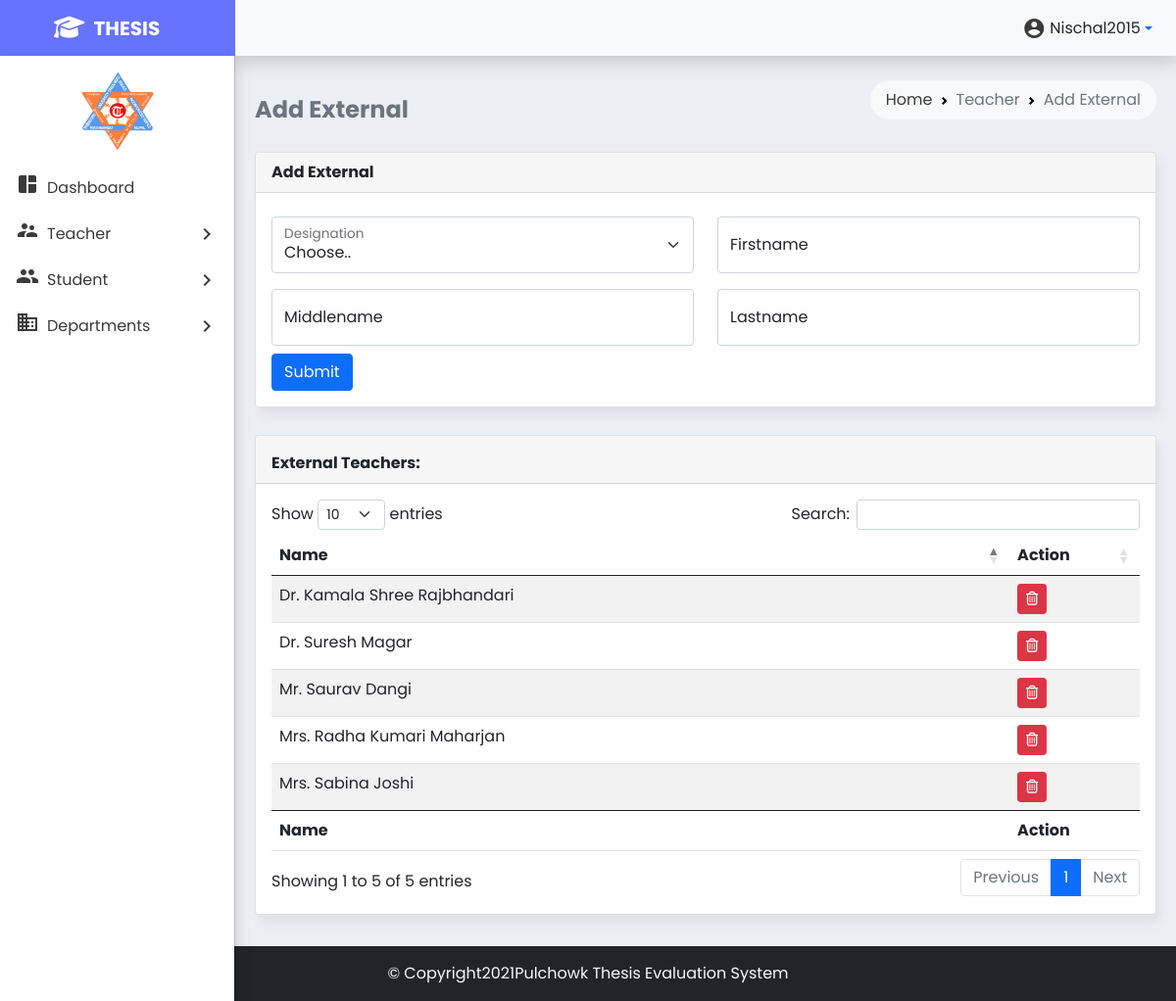
The page /addExternal.php (signed in) on the database as committed earlier.
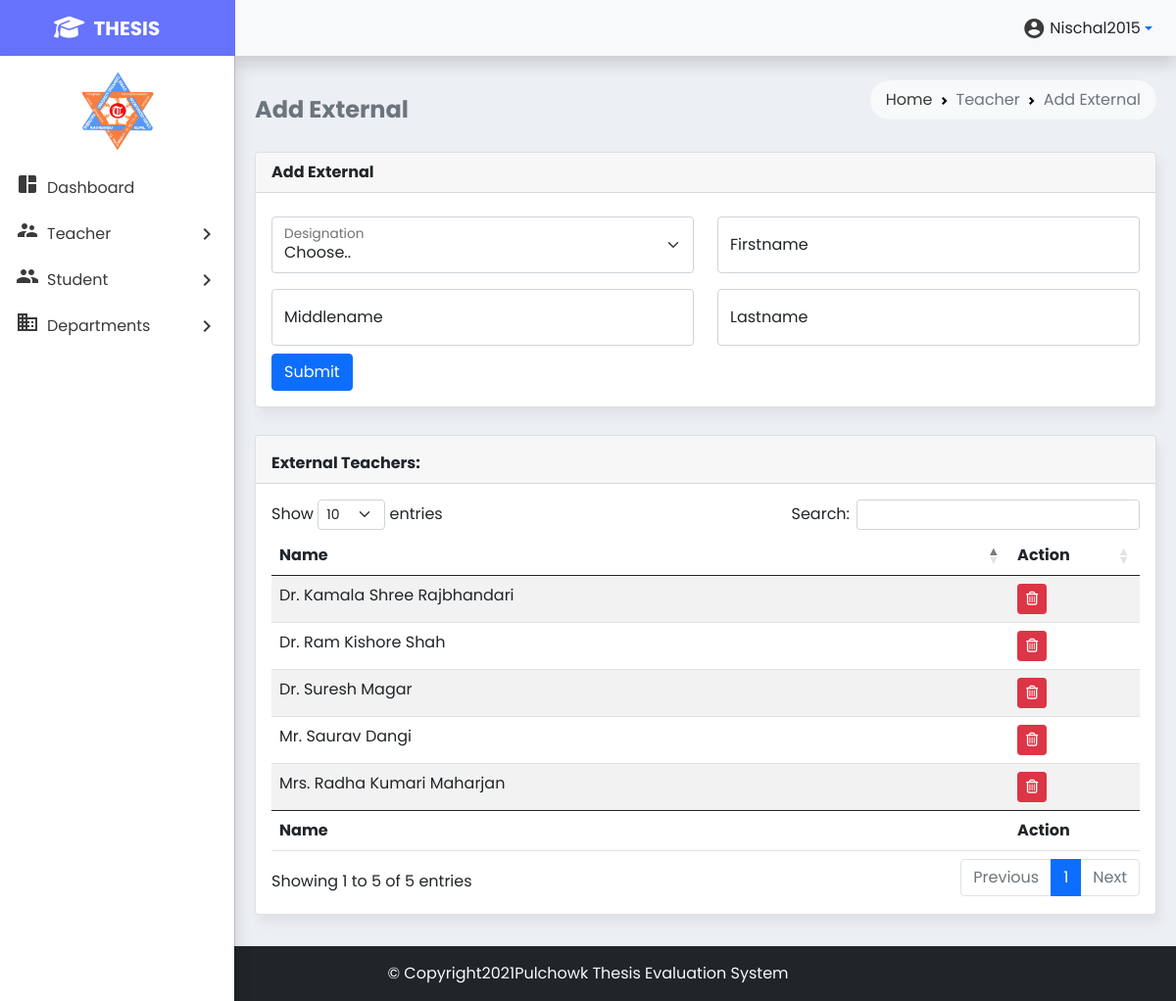
The same page on the database as committed later.
### tables this page shows
CREATE TABLE `ext_teacher` (
  `external_id` int(10) NOT NULL,
  `external_fname` varchar(20) NOT NULL,
  `external_mname` varchar(20) NOT NULL,
  `external_lname` varchar(20) NOT NULL,
  `external_post` varchar(5) NOT NULL
);

### addExternal.php (the view, shortened to what the changed rows need)
<!doctype html>
<html lang="en">
<head>
    <link href="https://cdn.jsdelivr.net/npm/bootstrap@5.0.2/dist/css/bootstrap.min.css" rel="stylesheet"
>
    <link href="https://cdn.datatables.net/1.10.25/css/dataTables.bootstrap5.min.css" rel="stylesheet">
    <link href="styles/style.min.css" rel="stylesheet">
</head>
<body>
        <?php include 'partials/_dbconnect.php'; ?>
    <main class="mt-1 p-2" style="min-height:800px">
        <div class="container-fluid">
            <div class="row">
                <div class="col-md-12">
                    <div class="mt-1 card mb-4">
                        <div class="card-body">
                            <div class="table-responsive">
                                <table class="table table-hover table-striped" id="external-list" style="width:100%">
                                    <colgroup>
                                    </colgroup>
                                    <thead>
                                        <tr>
                                            <th>Name</th>
                                            <th>Action</th>
                                        </tr>
                                    </thead>
                                    <tbody><?php $sql="SELECT * from `ext_teacher`";$result=mysqli_query($conn,$sql);while($row=mysqli_fetch_assoc($result)){echo '
                <tr>
                <td>'.$row['external_post'].' '.$row['external_fname'].' '.$row['external_mname'].' '.$row['external_lname'].'</td>
                <td>
                <button type="button" class="delete btn btn-danger btn-sm" id="'.$row['external_id'].'" data-bs-toggle="tooltip" data-bs-placement="bottom" title="Delete"><i class="fa fa-trash-o"></i>
                </button>
                </td>
                </tr>';} ?></tbody>
                                    <tfoot>
                                        <tr>
                                            <th>Name</th>
                                            <th>Action</th>
                                        </tr>
                                    </tfoot>
                                </table>
                            </div>
                        </div>
                    </div>
                </div>
            </div>
        </div>
    </main>
</body>
</html>

Rows that differ between the two databases and show on the page:
removed ext_teacher: external_post "Mrs.", external_fname "Sabina", external_lname "Joshi"
added ext_teacher: external_post "Dr.", external_fname "Ram", external_mname "Kishore", external_lname "Shah"
